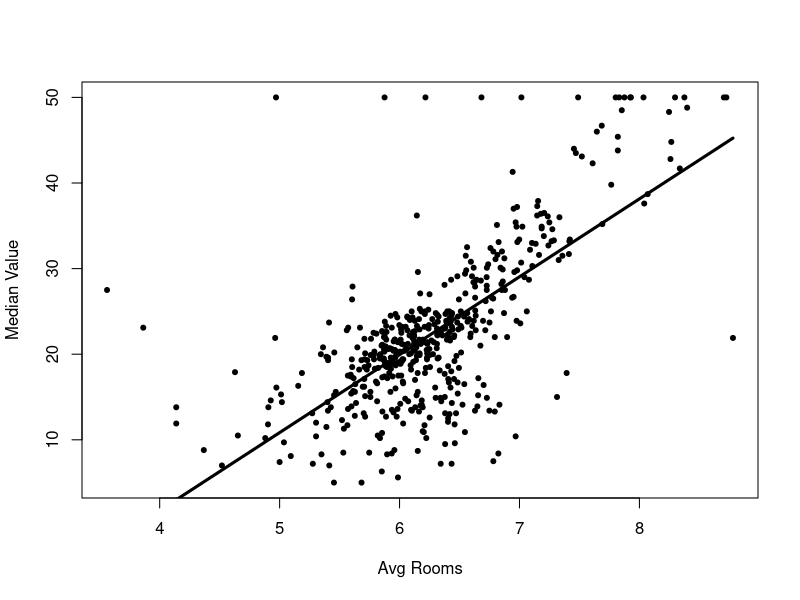
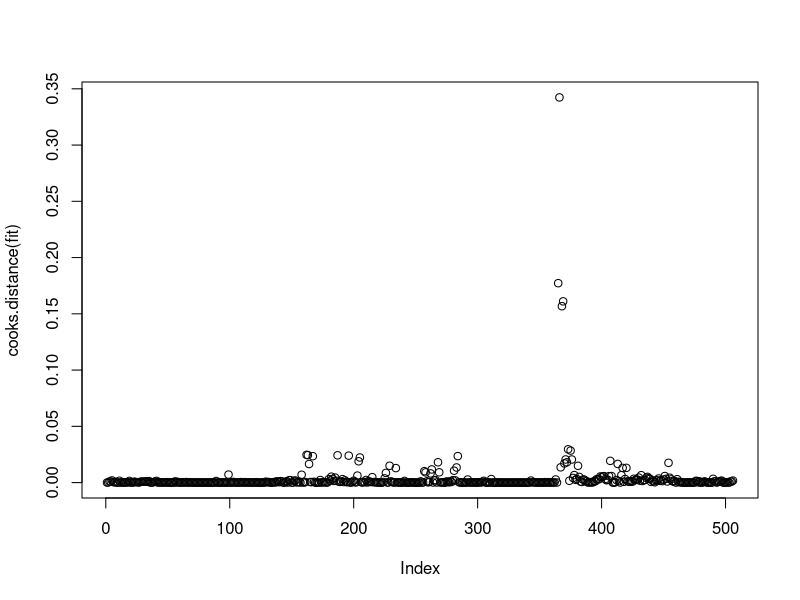

Recreate these plots in R, in order.
library(MASS)
data("Boston")

# lm(formula = avg_time ~ distance , data =  rs) avg_time is the “response variable” (what we are trying to predict) distance is the “predictor variable” (what we are using to predict the response variable)

names(Boston)

fit <- lm(formula = medv ~ rm, data = Boston)

summary(fit)

attach(Boston)

plot(rm, medv, pch=20, xlab="Avg Rooms", ylab="Median Value")

lines(rm, fit$fitted, lwd=3)

# Let’s say you want to predict the median home value based on 
# the average number of rooms being — 2, 4 and 5

coef(fit)[1] + coef(fit)[2] * 2
coef(fit)[1] + coef(fit)[2] * 4
coef(fit)[1] + coef(fit)[2] * 5

# Or using predict...

predict(fit, data.frame(rm = c(2, 4, 5)))


plot(cooks.distance(fit))


